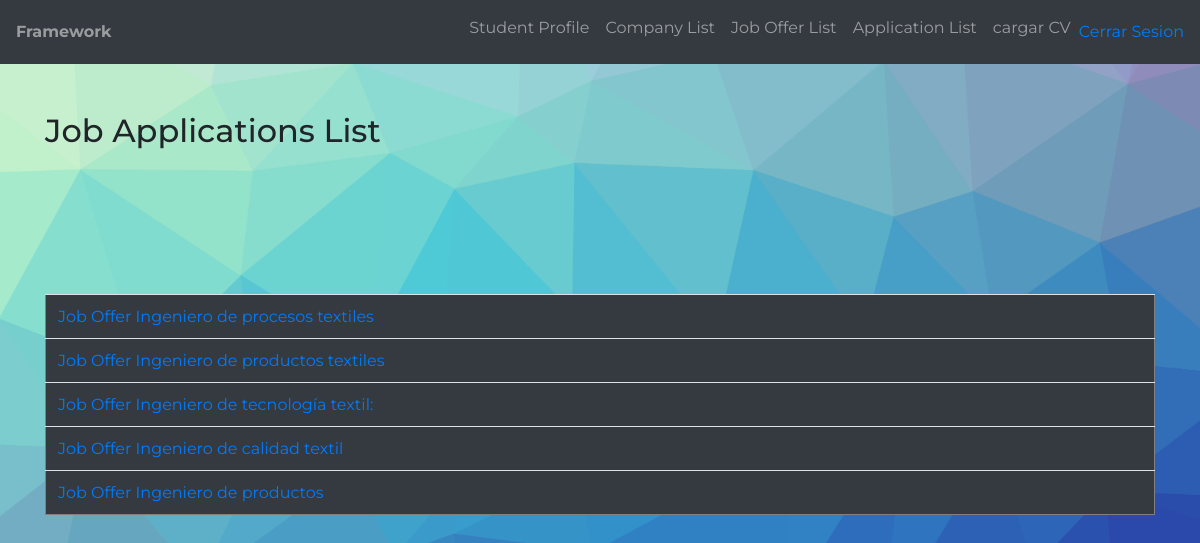
Screenshot of /Application/listarApplication (signed in) with the database file from the repository.
### tables this page shows
CREATE TABLE `job_ofert` (
  `id_JobOfert` int(11) NOT NULL,
  `id_company` int(11) NOT NULL,
  `jobPositionId` int(11) NOT NULL,
  `cargaHoraria` int(11) NOT NULL,
  `activo` tinyint(1) DEFAULT NULL CHECK (`activo` in (1,0)),
  `titulo` varchar(100) NOT NULL,
  `descripcion` varchar(200) NOT NULL,
  `puesto` varchar(100) NOT NULL,
  `imagen` varchar(200) DEFAULT NULL
);

### index.php (called while the page is built, shortened)
<?php
	require "Config/Autoload.php";
	require_once(VIEWS_PATH."header.php");
	Router::Route(new Request());
	require_once(VIEWS_PATH."footer.php");
?>

### Models/Applications.php (called while the page is built, shortened)
<?php
class Applications {
    private JobOfert $JobOfert;
    public function getJobOfert()
    {
        return $this->JobOfert;
    }
    public function setJobOfert(JobOfert $JobOfert)
    {
        $this->JobOfert = $JobOfert;
        return $this;
    }
}
?>

### Models/JobOfert.php (called while the page is built, shortened)
<?php
class JobOfert
{
 private $id_JobOfert;
  private $titulo;
 public function getId_JobOfert()
 {
  return $this->id_JobOfert;
 }
 public function setId_JobOfert($id_JobOfert)
 {
  $this->id_JobOfert = $id_JobOfert;
  return $this;
 }
  public function getTitulo()
  {
    return $this->titulo;
  }
  public function setTitulo($titulo)
  {
    $this->titulo = $titulo;
    return $this;
  }
}
?>

### DAO/Connection.php (called while the page is built, shortened)
<?php
    class Connection
    {
        private $pdo = null;
        private $pdoStatement = null;
        private static $instance = null;
        private function __construct()
        {
            try
            {
                $this->pdo = new PDO("mysql:host=".DB_HOST."; dbname=".DB_NAME, DB_USER, DB_PASS);
                $this->pdo->setAttribute(PDO::ATTR_ERRMODE, PDO::ERRMODE_EXCEPTION);
            }
            catch(Exception $ex)
            {
                throw $ex;
            }
        }
        public static function GetInstance()
        {
            if(self::$instance == null)
                self::$instance = new Connection();
            return self::$instance;
        }
        public function Execute($query, $parameters = array(), $queryType = QueryType::Query)
	    {
            try
            {
                $this->Prepare($query);
                $this->pdoStatement->execute();
                return $this->pdoStatement->fetchAll();
            }
            catch(Exception $ex)
            {
                throw $ex;
            }
        }
        private function Prepare($query)
        {
            try
            {
                $this->pdoStatement = $this->pdo->prepare($query);
            }
            catch(Exception $ex)
            {
                throw $ex;
            }
        }
    }
?>

### DAO/StudentDAO.php (called while the page is built, shortened)
<?php
class StudentDAO implements IViews
{
    private $tableName = "student";
    public function GetByEmail($email)
    {
        try {
            $student=0;
            $query = "SELECT * FROM .$this->tableName WHERE email = '$email'";;
            $this->connection = Connection::GetInstance();
            $resultSet = $this->connection->Execute($query);
            if ($resultSet) {
                $student=$this->setData($resultSet);
            }
            return $student;
        } catch (Exception $ex) {
            throw new Exception('Error al cargar la base de datos');
        }
    }
    public function   setData($resultSet)
    {
        $student = new Student();
                $student->setStudentId($resultSet[0]["studentId"]);
                $careers = new CareerDAO();
                $career = $careers->GetId($resultSet[0]["careerId"]);
                $student->setCareer($career);
                $student->setFirstName($resultSet[0]["firstName"]);
                $student->setLastName($resultSet[0]["lastName"]);
                $student->setDni($resultSet[0]["dni"]);
                $student->setFileNumber($resultSet[0]["fileNumber"]);
                $student->setGender($resultSet[0]["gender"]);
                $student->setBirthDate($resultSet[0]["birthDate"]);
                $student->setEmail($resultSet[0]["email"]);
                $student->setPhoneNumber($resultSet[0]["phoneNumber"]);
                $student->setActivo($resultSet[0]["activo"]);
                $student->setPassword($resultSet[0]["password"]);
        return $student;
    }
}

### Config/Autoload.php (called while the page is built, shortened)
<?php namespace Config;
    class Autoload {
        public static function Start() {
            spl_autoload_register(function($className)
			{
                $classPath = ucwords(str_replace("\\", "/", ROOT.$className).".php");
			});
        }
    }
?>

### Views/listApplication.php (the view, shortened to what this page needs)
<main class="py-5">
     <section id="listado" class="mb-5">
          <div class="container">
               <h2 class="mb-4">Job Applications List</h2>
               <table class="table bg-light-alpha" border="1">
                         <thead class="bg-dark text-white">
                              <?php foreach ($jobApplication as $key => $value) : ?>
                                   <?php  $id_JobOfert = $value->getJobOfert()->getId_JobOfert(); ?>
                                   <tr>
                                   <td><a href=<?php echo FRONT_ROOT ?>Application\SeeApplication?id_JobOfert=<?php echo $id_JobOfert ?>>
                                        Job Offer <?php echo $value->getJobOfert()->getTitulo() ; ?> </td>
                                   <br></tr>
                              <?php endforeach; ?>
                         </thead>
                    </table>
          </div>
     </section>
</main>

### Views/css/estilos.css (style rules this page uses)
html, body { height: 100%; }
body { font-family: 'Montserrat', sans-serif; background: url(../img/bg.png) no-repeat center center fixed; -webkit-background-size: cover; -moz-background-size: cover; -o-background-size: cover; background-size: cover; }
.bg-light-alpha { background-color: rgba(255,255,255,0.2); }

### rows the page displays
job_ofert: titulo "Ingeniero de procesos textiles"
job_ofert: titulo "Ingeniero de productos textiles"
job_ofert: titulo "Ingeniero de tecnología textil:"
job_ofert: titulo "Ingeniero de calidad textil"
job_ofert: titulo "Ingeniero de productos"
